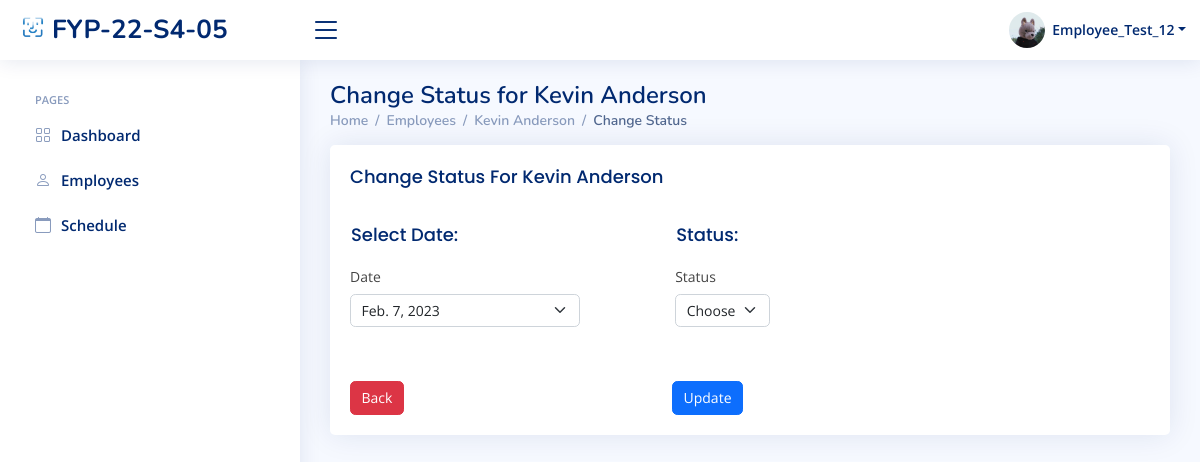
The app's page /HR/Employee/Status/8/ (signed in), older data.
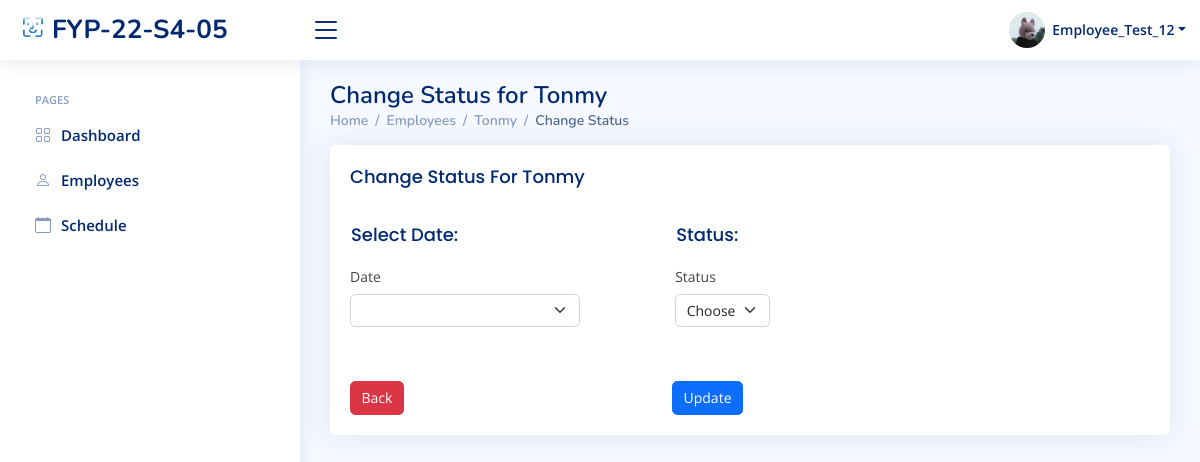
The same page, newer data.
### index/models.py (models this page shows, shortened)
class Employee(models.Model):
	Employee_ID = models.IntegerField(primary_key=True)
	Full_Name = models.CharField(max_length=100)
	Job_Title = models.CharField(max_length=100)
	Phone_Number = models.CharField(max_length=100)
	salt = models.CharField(max_length=50, null=True)
	Email_Address = models.EmailField()
	Role = models.ForeignKey(Role, on_delete=models.CASCADE)
	Profile_Image = models.ImageField(null=True,blank=True, upload_to='profile_pics/')
	Password = models.CharField(max_length=256)
	Start_Date = models.DateField(auto_now_add=True)

### index/views/HR.py (the view)
# urls.py: path('HR/Employee/Status/<int:Editempid>/', HR.Change_Status, name='EmployeeStatus'),
def Change_Status(request, Editempid):
	if 'Employee_ID' in request.session:
		sdate = datetime.now() + timedelta(days=3)
		currentDate = sdate.strftime("%Y-%m-%d")
		currentEmployee = Employee.objects.get(Employee_ID=request.session['Employee_ID'])
		Emp = Employee.objects.get(Employee_ID=Editempid)
		Atten = WorkSchedule.objects.filter(Employee_id=Editempid).filter(StartDate__lte=currentDate).order_by('StartDate')
		if request.method=='POST':
			UpdateAttendance = WorkSchedule.objects.get(WorkSchedule_id=request.POST.get('dateselected'))
			NewStatus =request.POST.get('status')
			StatusName ='pending'
			if NewStatus == StatusName:
				UpdateAttendance.Mark = NewStatus
				UpdateAttendance.StartTime =request.POST.get('timestartnew')
				UpdateAttendance.EndTime =request.POST.get('timeendnew')
				UpdateAttendance.save()
			else:
				UpdateAttendance.Mark = NewStatus
				UpdateAttendance.save()
			CheckMark()
			return redirect('EmployeesPage')
		else:
			context={
				'Role': currentEmployee.Role.Role_ID,
				'Employee_ID': currentEmployee.Employee_ID,
				'Full_Name': currentEmployee.Full_Name,
				'Job_Title': currentEmployee.Job_Title,
				'PFP': currentEmployee.Profile_Image.url,
				"Emp_id" :Emp.Employee_ID,
				'Name' : Emp.Full_Name,
				'Data':Atten,
			}
			return render(request, 'HR/change-status.html',context)

### templates/HR/change-status.html (shortened to what this page needs)
{% extends "index/base.html" %}
{% load static %}
{% block content %}
{% include 'HR/HR_base.html'%}
  <main id="main" class="main">
    <div class="pagetitle">
      <h1>Change Status for {{ Name }}</h1>
      <nav>
        <ol class="breadcrumb">
          <li class="breadcrumb-item"><a href="{%  url 'HR_home' %}">Home</a></li>
          <li class="breadcrumb-item"><a href="{% url 'EmployeesPage' %}">Employees</a></li>
          <li class="breadcrumb-item"><a href="javascript:" onclick='setGetParameter( "{{ Emp_id}} ")'>{{ Name }}</a></li>
          <li class="breadcrumb-item active">Change Status</li>
        </ol>
      </nav>
    </div>
    <section class="section">
      <div class="row">
        <div class="col-lg-12">
          <div class="card recent-sales overflow-auto">
            <div class="card-body">
                <h5 class="card-title">Change Status For {{ Name }}</h5>
              <form  method="POST" class="row g-3 needs-validation" action = "">
                <div class="col-lg-5 row g-3">
                  <h6 class="title2 ">Select Date:</h6>
                  <div class="col-md-9">
                    <label for="dateselected" class="form-label">Date</label>
                    <div class="input-group has-validation">
                      <select class="form-select year" id="dateselected" name="dateselected" aria-label="Floating label select example" required >
                            {% for i in Data %}
                          <option  name="attenid" value="{{ i.WorkSchedule_id }}">{{ i.StartDate }}</option>
                            {% endfor %}
                      </select>
                    </div>
                  </div>
                </div>
                <div class="col-lg-5 row g-3">
                  <h6 class="title2 ">Status:</h6>
                  <div class="col-md-4">
                    <label for="status" class="form-label">Status</label>
                    <div class="input-group has-validation">
                      <select class="form-select" id="status" name="status" aria-label="Floating label select example" required>
                        <option value="" selected disabled>Choose</option>
                      </select>
                    </div>
                  </div>
                </div>
                <div class="col-lg-6">
                  <br>
                  <br>
                  <button onclick='setGetParameter( "{{ Emp_id}} ")' class="btn btn-danger" >Back</button>
                 <button type="submit" class="btn btn-primary float-end">Update</button>
                </div>
              </form>
            </div>
          </div>
        </div>
      </div>
    </section>
  </main>
{% endblock content %}

Row changes from the older to the newer data that the page shows:
changed Employee: Full_Name "Kevin Anderson" → "Tonmy"
Text that changed along with them:
form field dateselected: "Feb. 7, 2023" → (not shown)
